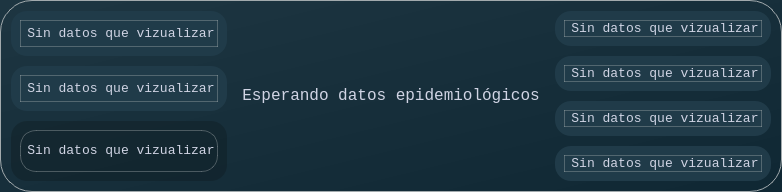
      <widget class="QWidget" name="panel_inicial">
       <property name="styleSheet">
        <string notr="true">background-color: qlineargradient(spread:pad, x1:0, y1:0, x2:1, y2:1, stop:0.0511364 rgba(29, 53, 65, 255), stop:0.954545 rgba(16, 40, 52, 255));
border-radius: 32px;
border: 1px solid rgb(162, 170, 173);</string>
       </property>
       <layout class="QHBoxLayout" name="horizontalLayout_2">
        <item>
         <widget class="QFrame" name="f_datos_izquierdos_vacio">
          <property name="sizePolicy">
           <sizepolicy hsizetype="Preferred" vsizetype="Preferred">
            <horstretch>20</horstretch>
            <verstretch>0</verstretch>
           </sizepolicy>
          </property>
          <property name="styleSheet">
           <string notr="true">background: none;
border: 0px;</string>
          </property>
          <property name="frameShape">
           <enum>QFrame::Shape::StyledPanel</enum>
          </property>
          <property name="frameShadow">
           <enum>QFrame::Shadow::Raised</enum>
          </property>
          <layout class="QVBoxLayout" name="verticalLayout_2">
           <property name="spacing">
            <number>10</number>
           </property>
           <property name="leftMargin">
            <number>0</number>
           </property>
           <property name="topMargin">
            <number>0</number>
           </property>
           <property name="rightMargin">
            <number>0</number>
           </property>
           <property name="bottomMargin">
            <number>0</number>
           </property>
           <item>
            <widget class="QFrame" name="f_grafica_humanos">
             <property name="sizePolicy">
              <sizepolicy hsizetype="Preferred" vsizetype="Preferred">
               <horstretch>0</horstretch>
               <verstretch>30</verstretch>
              </sizepolicy>
             </property>
             <property name="styleSheet">
              <string notr="true">background-color: rgb(32, 59, 73);
border-radius: 16px;</string>
             </property>
             <property name="frameShape">
              <enum>QFrame::Shape::StyledPanel</enum>
             </property>
             <property name="frameShadow">
              <enum>QFrame::Shadow::Raised</enum>
             </property>
             <layout class="QGridLayout" name="gridLayout_2">
              <item row="0" column="0">
               <widget class="QLabel" name="label_2">
                <property name="font">
                 <font>
                  <family>Consolas</family>
                  <pointsize>10</pointsize>
                 </font>
                </property>
                <property name="layoutDirection">
                 <enum>Qt::LayoutDirection::RightToLeft</enum>
                </property>
                <property name="autoFillBackground">
                 <bool>false</bool>
                </property>
                <property name="styleSheet">
                 <string notr="true">background: none;
color: rgb(18, 19, 22);
color: rgb(208, 212, 228);
border: 1px solid rgba(162, 170, 173, 100);</string>
                </property>
                <property name="text">
                 <string>&lt;html&gt;&lt;head/&gt;&lt;body&gt;&lt;p align=&quot;center&quot;&gt;Sin datos que vizualizar&lt;/p&gt;&lt;/body&gt;&lt;/html&gt;</string>
                </property>
               </widget>
              </item>
             </layout>
            </widget>
           </item>
           <item>
            <widget class="QFrame" name="f_grafica_total_humanos">
             <property name="sizePolicy">
              <sizepolicy hsizetype="Preferred" vsizetype="Preferred">
               <horstretch>0</horstretch>
               <verstretch>30</verstretch>
              </sizepolicy>
             </property>
             <property name="styleSheet">
              <string notr="true">background-color: rgb(32, 59, 73);
border-radius: 16px;</string>
             </property>
             <property name="frameShape">
              <enum>QFrame::Shape::StyledPanel</enum>
             </property>
             <property name="frameShadow">
              <enum>QFrame::Shadow::Raised</enum>
             </property>
             <layout class="QGridLayout" name="gridLayout_3">
              <item row="0" column="0">
               <widget class="QLabel" name="label_3">
                <property name="font">
                 <font>
                  <family>Consolas</family>
                  <pointsize>10</pointsize>
                 </font>
                </property>
                <property name="layoutDirection">
                 <enum>Qt::LayoutDirection::RightToLeft</enum>
                </property>
                <property name="autoFillBackground">
                 <bool>false</bool>
                </property>
                <property name="styleSheet">
                 <string notr="true">background: none;
color: rgb(18, 19, 22);
color: rgb(208, 212, 228);
border: 1px solid rgba(162, 170, 173, 100);</string>
                </property>
                <property name="text">
                 <string>&lt;html&gt;&lt;head/&gt;&lt;body&gt;&lt;p align=&quot;center&quot;&gt;Sin datos que vizualizar&lt;/p&gt;&lt;/body&gt;&lt;/html&gt;</string>
                </property>
               </widget>
              </item>
             </layout>
            </widget>
           </item>
           <item>
            <widget class="QFrame" name="f_datos_simulacion">
             <property name="sizePolicy">
              <sizepolicy hsizetype="Preferred" vsizetype="Preferred">
               <horstretch>0</horstretch>
               <verstretch>40</verstretch>
              </sizepolicy>
             </property>
             <property name="styleSheet">
              <string notr="true">background-color: rgba(14, 25, 31, 100);
border-radius: 16px;</string>
             </property>
             <property name="frameShape">
              <enum>QFrame::Shape::StyledPanel</enum>
             </property>
             <property name="frameShadow">
              <enum>QFrame::Shadow::Raised</enum>
             </property>
             <layout class="QGridLayout" name="gridLayout_4">
              <item row="0" column="0">
               <widget class="QLabel" name="label_4">
                <property name="font">
                 <font>
                  <family>Consolas</family>
                  <pointsize>10</pointsize>
                 </font>
                </property>
                <property name="layoutDirection">
                 <enum>Qt::LayoutDirection::RightToLeft</enum>
                </property>
                <property name="autoFillBackground">
                 <bool>false</bool>
                </property>
                <property name="styleSheet">
                 <string notr="true">background: none;
color: rgb(18, 19, 22);
color: rgb(208, 212, 228);
border: 1px solid rgba(162, 170, 173, 100);</string>
                </property>
                <property name="text">
                 <string>&lt;html&gt;&lt;head/&gt;&lt;body&gt;&lt;p align=&quot;center&quot;&gt;Sin datos que vizualizar&lt;/p&gt;&lt;/body&gt;&lt;/html&gt;</string>
                </property>
               </widget>
              </item>
             </layout>
            </widget>
           </item>
          </layout>
         </widget>
        </item>
        <item>
         <widget class="QFrame" name="f_datos_central_vacio">
          <property name="sizePolicy">
           <sizepolicy hsizetype="Preferred" vsizetype="Preferred">
            <horstretch>50</horstretch>
            <verstretch>0</verstretch>
           </sizepolicy>
          </property>
          <property name="styleSheet">
           <string notr="true">background: none;
border: 0px;
border-radius:0px;</string>
          </property>
          <property name="frameShape">
           <enum>QFrame::Shape::StyledPanel</enum>
          </property>
          <property name="frameShadow">
           <enum>QFrame::Shadow::Raised</enum>
          </property>
          <layout class="QGridLayout" name="gridLayout">
           <item row="0" column="0">
            <widget class="QLabel" name="label">
             <property name="font">
              <font>
               <family>Consolas</family>
               <pointsize>14</pointsize>
              </font>
             </property>
             <property name="layoutDirection">
              <enum>Qt::LayoutDirection::RightToLeft</enum>
             </property>
             <property name="autoFillBackground">
              <bool>false</bool>
             </property>
             <property name="styleSheet">
              <string notr="true">background: none;
image: url(:/svg/Subtract (1).svg);
color: rgb(208, 212, 228);
border: 0px;</string>
             </property>
             <property name="text">
              <string>&lt;html&gt;&lt;head/&gt;&lt;body&gt;&lt;p align=&quot;center&quot;&gt;&lt;span style=&quot; font-size:12pt; color:#d0d4e4;&quot;&gt;Esperando datos epidemiológicos&lt;/span&gt;&lt;/p&gt;&lt;/body&gt;&lt;/html&gt;</string>
             </property>
            </widget>
           </item>
          </layout>
         </widget>
        </item>
        <item>
         <widget class="QFrame" name="f_datos_derecho_vacio">
          <property name="sizePolicy">
           <sizepolicy hsizetype="Preferred" vsizetype="Preferred">
            <horstretch>20</horstretch>
            <verstretch>0</verstretch>
           </sizepolicy>
          </property>
          <property name="styleSheet">
           <string notr="true">background:none;
border: 0px;
</string>
          </property>
          <property name="frameShape">
           <enum>QFrame::Shape::StyledPanel</enum>
          </property>
          <property name="frameShadow">
           <enum>QFrame::Shadow::Raised</enum>
          </property>
          <layout class="QVBoxLayout" name="verticalLayout_8">
           <property name="spacing">
            <number>10</number>
           </property>
           <property name="leftMargin">
            <number>0</number>
           </property>
           <property name="topMargin">
            <number>0</number>
           </property>
           <property name="rightMargin">
            <number>0</number>
           </property>
           <property name="bottomMargin">
            <number>0</number>
           </property>
           <item>
            <widget class="QFrame" name="f_grafica_total_mosquitos">
             <property name="sizePolicy">
              <sizepolicy hsizetype="Preferred" vsizetype="Preferred">
               <horstretch>0</horstretch>
               <verstretch>25</verstretch>
              </sizepolicy>
             </property>
             <property name="styleSheet">
              <string notr="true">background-color: rgb(32, 59, 73);
border-radius: 16px;</string>
             </property>
             <property name="frameShape">
              <enum>QFrame::Shape::StyledPanel</enum>
             </property>
             <property name="frameShadow">
              <enum>QFrame::Shadow::Raised</enum>
             </property>
             <layout class="QGridLayout" name="gridLayout_5">
              <item row="0" column="0">
               <widget class="QLabel" name="label_5">
                <property name="font">
                 <font>
                  <family>Consolas</family>
                  <pointsize>10</pointsize>
                 </font>
                </property>
                <property name="layoutDirection">
                 <enum>Qt::LayoutDirection::RightToLeft</enum>
                </property>
                <property name="autoFillBackground">
                 <bool>false</bool>
                </property>
                <property name="styleSheet">
                 <string notr="true">background: none;
color: rgb(18, 19, 22);
color: rgb(208, 212, 228);
border: 1px solid rgba(162, 170, 173, 100);</string>
                </property>
                <property name="text">
                 <string>&lt;html&gt;&lt;head/&gt;&lt;body&gt;&lt;p align=&quot;center&quot;&gt;Sin datos que vizualizar&lt;/p&gt;&lt;/body&gt;&lt;/html&gt;</string>
                </property>
               </widget>
              </item>
             </layout>
            </widget>
           </item>
           <item>
            <widget class="QFrame" name="f_grafica_expuestos">
             <property name="sizePolicy">
              <sizepolicy hsizetype="Preferred" vsizetype="Preferred">
               <horstretch>0</horstretch>
               <verstretch>25</verstretch>
              </sizepolicy>
             </property>
             <property name="styleSheet">
              <string notr="true">background-color: rgb(32, 59, 73);
border-radius: 16px;</string>
             </property>
             <property name="frameShape">
              <enum>QFrame::Shape::StyledPanel</enum>
             </property>
             <property name="frameShadow">
              <enum>QFrame::Shadow::Raised</enum>
             </property>
             <layout class="QGridLayout" name="gridLayout_6">
              <item row="0" column="0">
               <widget class="QLabel" name="label_6">
                <property name="font">
                 <font>
                  <family>Consolas</family>
                  <pointsize>10</pointsize>
                 </font>
                </property>
                <property name="layoutDirection">
                 <enum>Qt::LayoutDirection::RightToLeft</enum>
                </property>
                <property name="autoFillBackground">
                 <bool>false</bool>
                </property>
                <property name="styleSheet">
                 <string notr="true">background: none;
color: rgb(18, 19, 22);
color: rgb(208, 212, 228);
border: 1px solid rgba(162, 170, 173, 100);</string>
                </property>
                <property name="text">
                 <string>&lt;html&gt;&lt;head/&gt;&lt;body&gt;&lt;p align=&quot;center&quot;&gt;Sin datos que vizualizar&lt;/p&gt;&lt;/body&gt;&lt;/html&gt;</string>
                </property>
               </widget>
              </item>
             </layout>
            </widget>
           </item>
           <item>
            <widget class="QFrame" name="f_grafica_infectados">
             <property name="sizePolicy">
              <sizepolicy hsizetype="Preferred" vsizetype="Preferred">
               <horstretch>0</horstretch>
               <verstretch>25</verstretch>
              </sizepolicy>
             </property>
             <property name="styleSheet">
              <string notr="true">background-color: rgb(32, 59, 73);
border-radius: 16px;</string>
             </property>
             <property name="frameShape">
              <enum>QFrame::Shape::StyledPanel</enum>
             </property>
             <property name="frameShadow">
              <enum>QFrame::Shadow::Raised</enum>
             </property>
             <layout class="QGridLayout" name="gridLayout_7">
              <item row="0" column="0">
               <widget class="QLabel" name="label_7">
                <property name="font">
                 <font>
                  <family>Consolas</family>
                  <pointsize>10</pointsize>
                 </font>
                </property>
                <property name="layoutDirection">
                 <enum>Qt::LayoutDirection::RightToLeft</enum>
                </property>
                <property name="autoFillBackground">
                 <bool>false</bool>
                </property>
                <property name="styleSheet">
                 <string notr="true">background: none;
color: rgb(18, 19, 22);
color: rgb(208, 212, 228);
border: 1px solid rgba(162, 170, 173, 100);</string>
                </property>
                <property name="text">
                 <string>&lt;html&gt;&lt;head/&gt;&lt;body&gt;&lt;p align=&quot;center&quot;&gt;Sin datos que vizualizar&lt;/p&gt;&lt;/body&gt;&lt;/html&gt;</string>
                </property>
               </widget>
              </item>
             </layout>
            </widget>
           </item>
           <item>
            <widget class="QFrame" name="f_grafica_susceptibles">
             <property name="sizePolicy">
              <sizepolicy hsizetype="Preferred" vsizetype="Preferred">
               <horstretch>0</horstretch>
               <verstretch>25</verstretch>
              </sizepolicy>
             </property>
             <property name="styleSheet">
              <string notr="true">background-color: rgb(32, 59, 73);
border-radius: 16px;</string>
             </property>
             <property name="frameShape">
              <enum>QFrame::Shape::StyledPanel</enum>
             </property>
             <property name="frameShadow">
              <enum>QFrame::Shadow::Raised</enum>
             </property>
             <layout class="QGridLayout" name="gridLayout_8">
              <item row="0" column="0">
               <widget class="QLabel" name="label_8">
                <property name="font">
                 <font>
                  <family>Consolas</family>
                  <pointsize>10</pointsize>
                 </font>
                </property>
                <property name="layoutDirection">
                 <enum>Qt::LayoutDirection::RightToLeft</enum>
                </property>
                <property name="autoFillBackground">
                 <bool>false</bool>
                </property>
                <property name="styleSheet">
                 <string notr="true">background: none;
color: rgb(18, 19, 22);
color: rgb(208, 212, 228);
border: 1px solid rgba(162, 170, 173, 100);</string>
                </property>
                <property name="text">
                 <string>&lt;html&gt;&lt;head/&gt;&lt;body&gt;&lt;p align=&quot;center&quot;&gt;Sin datos que vizualizar&lt;/p&gt;&lt;/body&gt;&lt;/html&gt;</string>
                </property>
               </widget>
              </item>
             </layout>
            </widget>
           </item>
          </layout>
         </widget>
        </item>
       </layout>
      </widget>
